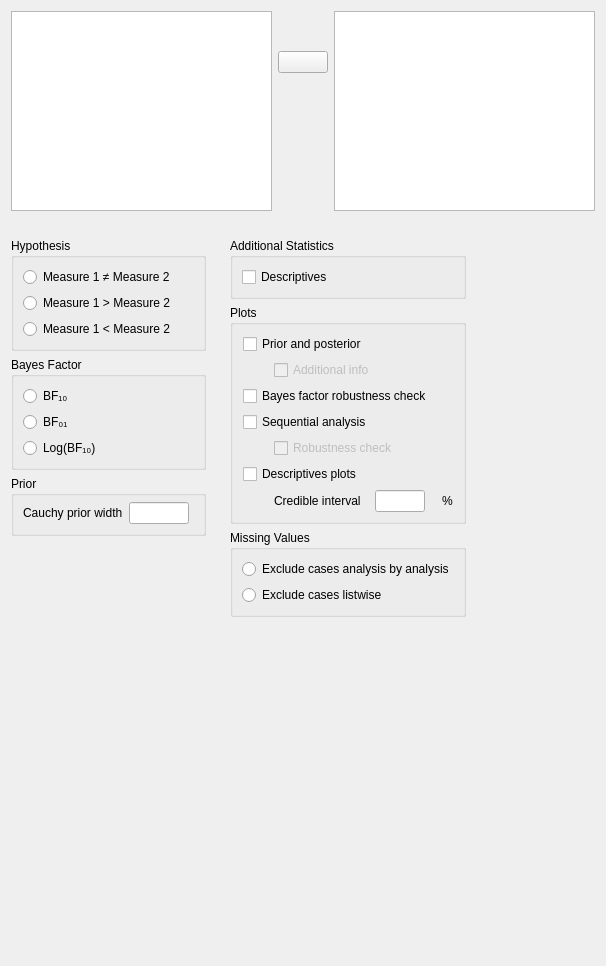
<?xml version="1.0" encoding="UTF-8"?>
<ui version="4.0">
 <class>TTestBayesianPairedSamplesForm</class>
 <widget class="QWidget" name="TTestBayesianPairedSamplesForm">
  <property name="geometry">
   <rect>
    <x>0</x>
    <y>0</y>
    <width>606</width>
    <height>966</height>
   </rect>
  </property>
  <property name="sizePolicy">
   <sizepolicy hsizetype="Fixed" vsizetype="Preferred">
    <horstretch>0</horstretch>
    <verstretch>0</verstretch>
   </sizepolicy>
  </property>
  <property name="windowTitle">
   <string>Form</string>
  </property>
  <layout class="QGridLayout" name="gridLayout_8">
   <property name="verticalSpacing">
    <number>0</number>
   </property>
   <item row="0" column="0">
    <widget class="QWidget" name="topWidget" native="true">
     <property name="sizePolicy">
      <sizepolicy hsizetype="Expanding" vsizetype="Fixed">
       <horstretch>0</horstretch>
       <verstretch>0</verstretch>
      </sizepolicy>
     </property>
     <layout class="QGridLayout" name="gridLayout">
      <property name="leftMargin">
       <number>0</number>
      </property>
      <property name="topMargin">
       <number>0</number>
      </property>
      <property name="rightMargin">
       <number>0</number>
      </property>
      <property name="verticalSpacing">
       <number>0</number>
      </property>
      <item row="0" column="1">
       <spacer name="verticalSpacer_4">
        <property name="orientation">
         <enum>Qt::Vertical</enum>
        </property>
        <property name="sizeType">
         <enum>QSizePolicy::Fixed</enum>
        </property>
        <property name="sizeHint" stdset="0">
         <size>
          <width>20</width>
          <height>40</height>
         </size>
        </property>
       </spacer>
      </item>
      <item row="2" column="1">
       <spacer name="verticalSpacer_3">
        <property name="orientation">
         <enum>Qt::Vertical</enum>
        </property>
        <property name="sizeHint" stdset="0">
         <size>
          <width>20</width>
          <height>40</height>
         </size>
        </property>
       </spacer>
      </item>
      <item row="1" column="1">
       <widget class="AssignButton" name="assignButton">
        <property name="sizePolicy">
         <sizepolicy hsizetype="Fixed" vsizetype="Fixed">
          <horstretch>0</horstretch>
          <verstretch>0</verstretch>
         </sizepolicy>
        </property>
        <property name="minimumSize">
         <size>
          <width>50</width>
          <height>0</height>
         </size>
        </property>
        <property name="maximumSize">
         <size>
          <width>50</width>
          <height>16777215</height>
         </size>
        </property>
        <property name="text">
         <string/>
        </property>
       </widget>
      </item>
      <item row="0" column="0" rowspan="3">
       <widget class="AvailableFieldsListView" name="availableFields">
        <property name="sizePolicy">
         <sizepolicy hsizetype="Preferred" vsizetype="Fixed">
          <horstretch>0</horstretch>
          <verstretch>0</verstretch>
         </sizepolicy>
        </property>
        <property name="minimumSize">
         <size>
          <width>210</width>
          <height>200</height>
         </size>
        </property>
        <property name="maximumSize">
         <size>
          <width>16777215</width>
          <height>400</height>
         </size>
        </property>
       </widget>
      </item>
      <item row="0" column="3" rowspan="3">
       <widget class="BoundPairsTable" name="pairs">
        <property name="sizePolicy">
         <sizepolicy hsizetype="Preferred" vsizetype="Fixed">
          <horstretch>0</horstretch>
          <verstretch>0</verstretch>
         </sizepolicy>
        </property>
        <property name="minimumSize">
         <size>
          <width>210</width>
          <height>200</height>
         </size>
        </property>
        <property name="maximumSize">
         <size>
          <width>16777215</width>
          <height>400</height>
         </size>
        </property>
       </widget>
      </item>
     </layout>
    </widget>
   </item>
   <item row="1" column="0">
    <widget class="QWidget" name="options" native="true">
     <property name="sizePolicy">
      <sizepolicy hsizetype="Fixed" vsizetype="Fixed">
       <horstretch>0</horstretch>
       <verstretch>0</verstretch>
      </sizepolicy>
     </property>
     <layout class="QGridLayout" name="gridLayout_7">
      <property name="leftMargin">
       <number>0</number>
      </property>
      <property name="rightMargin">
       <number>0</number>
      </property>
      <property name="bottomMargin">
       <number>0</number>
      </property>
      <property name="horizontalSpacing">
       <number>24</number>
      </property>
      <item row="0" column="0">
       <widget class="QWidget" name="widget_2" native="true">
        <property name="maximumSize">
         <size>
          <width>240</width>
          <height>16777215</height>
         </size>
        </property>
        <layout class="QGridLayout" name="gridLayout_5">
         <property name="leftMargin">
          <number>0</number>
         </property>
         <property name="rightMargin">
          <number>0</number>
         </property>
         <item row="2" column="0">
          <widget class="GroupBox" name="groupBox">
           <property name="title">
            <string>Prior</string>
           </property>
           <layout class="QGridLayout" name="gridLayout_11">
            <property name="topMargin">
             <number>6</number>
            </property>
            <item row="0" column="2">
             <spacer name="horizontalSpacer_2">
              <property name="orientation">
               <enum>Qt::Horizontal</enum>
              </property>
              <property name="sizeHint" stdset="0">
               <size>
                <width>5</width>
                <height>20</height>
               </size>
              </property>
             </spacer>
            </item>
            <item row="0" column="0">
             <widget class="QLabel" name="label">
              <property name="sizePolicy">
               <sizepolicy hsizetype="Fixed" vsizetype="Fixed">
                <horstretch>0</horstretch>
                <verstretch>0</verstretch>
               </sizepolicy>
              </property>
              <property name="text">
               <string>Cauchy prior width</string>
              </property>
             </widget>
            </item>
            <item row="0" column="1">
             <widget class="BoundTextBox" name="priorWidth">
              <property name="sizePolicy">
               <sizepolicy hsizetype="Fixed" vsizetype="Preferred">
                <horstretch>0</horstretch>
                <verstretch>0</verstretch>
               </sizepolicy>
              </property>
              <property name="minimumSize">
               <size>
                <width>60</width>
                <height>0</height>
               </size>
              </property>
              <property name="maximumSize">
               <size>
                <width>60</width>
                <height>16777215</height>
               </size>
              </property>
             </widget>
            </item>
           </layout>
          </widget>
         </item>
         <item row="0" column="0">
          <widget class="BoundGroupBox" name="hypothesis">
           <property name="title">
            <string>Hypothesis</string>
           </property>
           <property name="flat">
            <bool>false</bool>
           </property>
           <layout class="QGridLayout" name="gridLayout_9">
            <item row="0" column="0">
             <widget class="QRadioButton" name="_1twoTailed">
              <property name="sizePolicy">
               <sizepolicy hsizetype="Fixed" vsizetype="Fixed">
                <horstretch>0</horstretch>
                <verstretch>0</verstretch>
               </sizepolicy>
              </property>
              <property name="text">
               <string>Measure 1 ≠ Measure 2</string>
              </property>
             </widget>
            </item>
            <item row="2" column="0">
             <widget class="QRadioButton" name="_3oneTailedLessThan">
              <property name="sizePolicy">
               <sizepolicy hsizetype="Fixed" vsizetype="Fixed">
                <horstretch>0</horstretch>
                <verstretch>0</verstretch>
               </sizepolicy>
              </property>
              <property name="text">
               <string>Measure 1 &lt; Measure 2</string>
              </property>
             </widget>
            </item>
            <item row="1" column="0">
             <widget class="QRadioButton" name="_2oneTailedGreaterThan">
              <property name="sizePolicy">
               <sizepolicy hsizetype="Fixed" vsizetype="Fixed">
                <horstretch>0</horstretch>
                <verstretch>0</verstretch>
               </sizepolicy>
              </property>
              <property name="text">
               <string>Measure 1 &gt; Measure 2</string>
              </property>
             </widget>
            </item>
            <item row="1" column="1">
             <spacer name="horizontalSpacer_3">
              <property name="orientation">
               <enum>Qt::Horizontal</enum>
              </property>
              <property name="sizeHint" stdset="0">
               <size>
                <width>5</width>
                <height>20</height>
               </size>
              </property>
             </spacer>
            </item>
           </layout>
          </widget>
         </item>
         <item row="6" column="0">
          <spacer name="verticalSpacer">
           <property name="orientation">
            <enum>Qt::Vertical</enum>
           </property>
           <property name="sizeHint" stdset="0">
            <size>
             <width>20</width>
             <height>40</height>
            </size>
           </property>
          </spacer>
         </item>
         <item row="1" column="0">
          <widget class="BoundGroupBox" name="bayesFactorType">
           <property name="title">
            <string>Bayes Factor</string>
           </property>
           <property name="flat">
            <bool>false</bool>
           </property>
           <layout class="QGridLayout" name="gridLayout_13">
            <item row="1" column="0">
             <widget class="QRadioButton" name="_2">
              <property name="sizePolicy">
               <sizepolicy hsizetype="Fixed" vsizetype="Fixed">
                <horstretch>0</horstretch>
                <verstretch>0</verstretch>
               </sizepolicy>
              </property>
              <property name="text">
               <string>BF₀₁</string>
              </property>
             </widget>
            </item>
            <item row="2" column="0">
             <widget class="QRadioButton" name="_3">
              <property name="sizePolicy">
               <sizepolicy hsizetype="Fixed" vsizetype="Fixed">
                <horstretch>0</horstretch>
                <verstretch>0</verstretch>
               </sizepolicy>
              </property>
              <property name="text">
               <string>Log(BF₁₀)</string>
              </property>
             </widget>
            </item>
            <item row="0" column="0">
             <widget class="QRadioButton" name="_1">
              <property name="sizePolicy">
               <sizepolicy hsizetype="Fixed" vsizetype="Fixed">
                <horstretch>0</horstretch>
                <verstretch>0</verstretch>
               </sizepolicy>
              </property>
              <property name="text">
               <string>BF₁₀</string>
              </property>
             </widget>
            </item>
            <item row="1" column="1">
             <spacer name="horizontalSpacer">
              <property name="orientation">
               <enum>Qt::Horizontal</enum>
              </property>
              <property name="sizeHint" stdset="0">
               <size>
                <width>5</width>
                <height>20</height>
               </size>
              </property>
             </spacer>
            </item>
           </layout>
          </widget>
         </item>
        </layout>
       </widget>
      </item>
      <item row="0" column="1">
       <widget class="QWidget" name="widget_3" native="true">
        <layout class="QGridLayout" name="gridLayout_2">
         <property name="leftMargin">
          <number>0</number>
         </property>
         <property name="rightMargin">
          <number>0</number>
         </property>
         <item row="0" column="0" colspan="2">
          <widget class="GroupBox" name="additionalStatisticsGroup">
           <property name="title">
            <string>Additional Statistics</string>
           </property>
           <layout class="QGridLayout" name="gridLayout_3">
            <item row="0" column="0" colspan="2">
             <widget class="BoundCheckBox" name="descriptives">
              <property name="sizePolicy">
               <sizepolicy hsizetype="Fixed" vsizetype="Fixed">
                <horstretch>0</horstretch>
                <verstretch>0</verstretch>
               </sizepolicy>
              </property>
              <property name="text">
               <string>Descriptives</string>
              </property>
             </widget>
            </item>
           </layout>
          </widget>
         </item>
         <item row="1" column="0" colspan="2">
          <widget class="GroupBox" name="plotsGroup">
           <property name="title">
            <string>Plots</string>
           </property>
           <layout class="QGridLayout" name="gridLayout_4">
            <item row="6" column="0">
             <widget class="QLabel" name="label_4">
              <property name="minimumSize">
               <size>
                <width>10</width>
                <height>0</height>
               </size>
              </property>
              <property name="maximumSize">
               <size>
                <width>10</width>
                <height>16777215</height>
               </size>
              </property>
              <property name="text">
               <string/>
              </property>
             </widget>
            </item>
            <item row="3" column="0" colspan="3">
             <widget class="BoundCheckBox" name="plotSequentialAnalysis">
              <property name="sizePolicy">
               <sizepolicy hsizetype="Fixed" vsizetype="Fixed">
                <horstretch>0</horstretch>
                <verstretch>0</verstretch>
               </sizepolicy>
              </property>
              <property name="text">
               <string>Sequential analysis</string>
              </property>
             </widget>
            </item>
            <item row="6" column="3">
             <widget class="QLabel" name="label_3">
              <property name="sizePolicy">
               <sizepolicy hsizetype="Fixed" vsizetype="Fixed">
                <horstretch>0</horstretch>
                <verstretch>0</verstretch>
               </sizepolicy>
              </property>
              <property name="text">
               <string>%</string>
              </property>
             </widget>
            </item>
            <item row="6" column="1">
             <widget class="QLabel" name="label_2">
              <property name="sizePolicy">
               <sizepolicy hsizetype="Fixed" vsizetype="Fixed">
                <horstretch>0</horstretch>
                <verstretch>0</verstretch>
               </sizepolicy>
              </property>
              <property name="text">
               <string>Credible interval</string>
              </property>
             </widget>
            </item>
            <item row="6" column="2">
             <widget class="BoundTextBox" name="descriptivesPlotsCredibleInterval">
              <property name="sizePolicy">
               <sizepolicy hsizetype="Fixed" vsizetype="Preferred">
                <horstretch>0</horstretch>
                <verstretch>0</verstretch>
               </sizepolicy>
              </property>
              <property name="minimumSize">
               <size>
                <width>50</width>
                <height>0</height>
               </size>
              </property>
              <property name="maximumSize">
               <size>
                <width>50</width>
                <height>16777215</height>
               </size>
              </property>
             </widget>
            </item>
            <item row="5" column="0" colspan="3">
             <widget class="BoundCheckBox" name="descriptivesPlots">
              <property name="sizePolicy">
               <sizepolicy hsizetype="Fixed" vsizetype="Fixed">
                <horstretch>0</horstretch>
                <verstretch>0</verstretch>
               </sizepolicy>
              </property>
              <property name="text">
               <string>Descriptives plots</string>
              </property>
             </widget>
            </item>
            <item row="2" column="0" colspan="3">
             <widget class="BoundCheckBox" name="plotBayesFactorRobustness">
              <property name="sizePolicy">
               <sizepolicy hsizetype="Fixed" vsizetype="Fixed">
                <horstretch>0</horstretch>
                <verstretch>0</verstretch>
               </sizepolicy>
              </property>
              <property name="text">
               <string>Bayes factor robustness check</string>
              </property>
             </widget>
            </item>
            <item row="4" column="1" colspan="3">
             <widget class="BoundCheckBox" name="plotSequentialAnalysisRobustness">
              <property name="enabled">
               <bool>false</bool>
              </property>
              <property name="sizePolicy">
               <sizepolicy hsizetype="Fixed" vsizetype="Fixed">
                <horstretch>0</horstretch>
                <verstretch>0</verstretch>
               </sizepolicy>
              </property>
              <property name="text">
               <string>Robustness check</string>
              </property>
             </widget>
            </item>
            <item row="1" column="1" colspan="3">
             <widget class="BoundCheckBox" name="plotPriorAndPosteriorAdditionalInfo">
              <property name="enabled">
               <bool>false</bool>
              </property>
              <property name="sizePolicy">
               <sizepolicy hsizetype="Fixed" vsizetype="Fixed">
                <horstretch>0</horstretch>
                <verstretch>0</verstretch>
               </sizepolicy>
              </property>
              <property name="text">
               <string>Additional info</string>
              </property>
             </widget>
            </item>
            <item row="0" column="0" colspan="3">
             <widget class="BoundCheckBox" name="plotPriorAndPosterior">
              <property name="sizePolicy">
               <sizepolicy hsizetype="Fixed" vsizetype="Fixed">
                <horstretch>0</horstretch>
                <verstretch>0</verstretch>
               </sizepolicy>
              </property>
              <property name="text">
               <string>Prior and posterior</string>
              </property>
             </widget>
            </item>
            <item row="1" column="0">
             <widget class="QWidget" name="widget" native="true">
              <property name="minimumSize">
               <size>
                <width>10</width>
                <height>0</height>
               </size>
              </property>
              <property name="maximumSize">
               <size>
                <width>10</width>
                <height>16777215</height>
               </size>
              </property>
             </widget>
            </item>
           </layout>
          </widget>
         </item>
         <item row="2" column="0" colspan="2">
          <widget class="BoundGroupBox" name="missingValues">
           <property name="title">
            <string>Missing Values</string>
           </property>
           <property name="flat">
            <bool>false</bool>
           </property>
           <layout class="QGridLayout" name="gridLayout_6">
            <item row="0" column="0">
             <widget class="QRadioButton" name="_1excludeAnalysisByAnalysis">
              <property name="sizePolicy">
               <sizepolicy hsizetype="Fixed" vsizetype="Fixed">
                <horstretch>0</horstretch>
                <verstretch>0</verstretch>
               </sizepolicy>
              </property>
              <property name="text">
               <string>Exclude cases analysis by analysis</string>
              </property>
             </widget>
            </item>
            <item row="1" column="0">
             <widget class="QRadioButton" name="_2excludeListwise">
              <property name="sizePolicy">
               <sizepolicy hsizetype="Fixed" vsizetype="Fixed">
                <horstretch>0</horstretch>
                <verstretch>0</verstretch>
               </sizepolicy>
              </property>
              <property name="text">
               <string>Exclude cases listwise</string>
              </property>
             </widget>
            </item>
           </layout>
          </widget>
         </item>
        </layout>
       </widget>
      </item>
     </layout>
    </widget>
   </item>
   <item row="2" column="0">
    <spacer name="verticalSpacer_5">
     <property name="orientation">
      <enum>Qt::Vertical</enum>
     </property>
     <property name="sizeHint" stdset="0">
      <size>
       <width>20</width>
       <height>40</height>
      </size>
     </property>
    </spacer>
   </item>
  </layout>
 </widget>
 <customwidgets>
  <customwidget>
   <class>AssignButton</class>
   <extends>QPushButton</extends>
   <header>widgets/assignbutton.h</header>
  </customwidget>
  <customwidget>
   <class>AvailableFieldsListView</class>
   <extends>QListView</extends>
   <header>widgets/availablefieldslistview.h</header>
  </customwidget>
  <customwidget>
   <class>GroupBox</class>
   <extends>QGroupBox</extends>
   <header>widgets/groupbox.h</header>
   <container>1</container>
  </customwidget>
  <customwidget>
   <class>BoundTextBox</class>
   <extends>QLineEdit</extends>
   <header>widgets/boundtextbox.h</header>
  </customwidget>
  <customwidget>
   <class>BoundGroupBox</class>
   <extends>QGroupBox</extends>
   <header>widgets/boundgroupbox.h</header>
   <container>1</container>
  </customwidget>
  <customwidget>
   <class>BoundCheckBox</class>
   <extends>QCheckBox</extends>
   <header>widgets/boundcheckbox.h</header>
  </customwidget>
  <customwidget>
   <class>BoundPairsTable</class>
   <extends>QTableView</extends>
   <header>widgets/boundpairstable.h</header>
  </customwidget>
 </customwidgets>
 <resources/>
 <connections>
  <connection>
   <sender>plotSequentialAnalysis</sender>
   <signal>toggled(bool)</signal>
   <receiver>plotSequentialAnalysisRobustness</receiver>
   <slot>setEnabled(bool)</slot>
   <hints>
    <hint type="sourcelabel">
     <x>417</x>
     <y>334</y>
    </hint>
    <hint type="destinationlabel">
     <x>431</x>
     <y>357</y>
    </hint>
   </hints>
  </connection>
  <connection>
   <sender>plotPriorAndPosterior</sender>
   <signal>toggled(bool)</signal>
   <receiver>plotPriorAndPosteriorAdditionalInfo</receiver>
   <slot>setEnabled(bool)</slot>
   <hints>
    <hint type="sourcelabel">
     <x>397</x>
     <y>287</y>
    </hint>
    <hint type="destinationlabel">
     <x>411</x>
     <y>310</y>
    </hint>
   </hints>
  </connection>
 </connections>
</ui>
